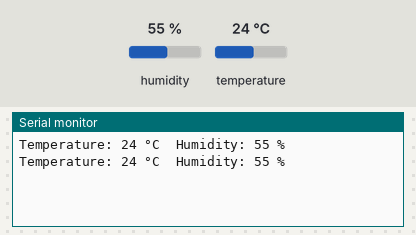
A sketch run on a simulated Arduino Uno, built with avr-gcc and run on an emulated ATmega328P. On the bench: the last lines printed to the serial monitor. The test bench sets the inputs (shaded band); at power-on: humidity 55 %, temperature 24 °C.

Above: at 1.3 s.
1.4 s: humidity set to 22 %
At 2.0 s:
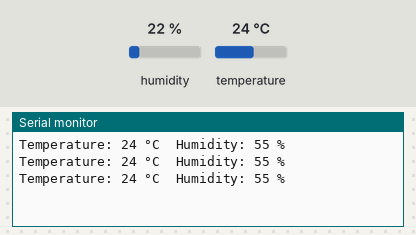
2.9 s: temperature set to 12 °C
At 3.6 s:
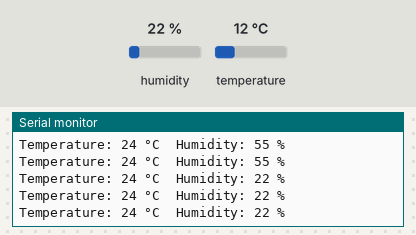
4.4 s: humidity set to 40 %
At 5.1 s:
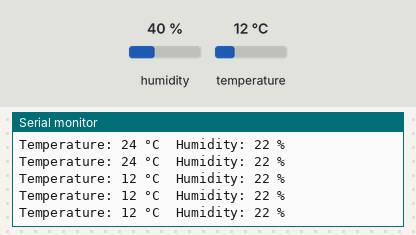
Timing chart, 0 to 7.4 s (numbered marks = the images above; inputs shaded):
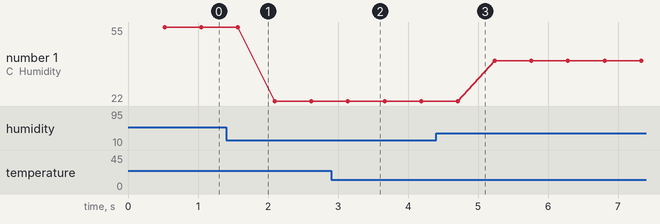

Measured:
- plotted number 1: 55 → 22 after the input at 1.4 s, 22 → 40 after the input at 4.4 s

The sketch:

Temp_Hum.ino
```cpp
// DHT11 - Temperatura and humidity sensor //

#include "DHT11.h"

DHT11 Sensor(2);

void setup() {

    Serial.begin(9600);
    Sensor.setDelay(100);

}

void loop() {

    int temperature = 0;
    int humidity = 0;

    int result = Sensor.readTemperatureHumidity(temperature, humidity);

    if (result == 0) {
        Serial.print("Temperature: ");
        Serial.print(temperature);
        Serial.print(" °C\tHumidity: ");
        Serial.print(humidity);
        Serial.println(" %");
    }

}
```
